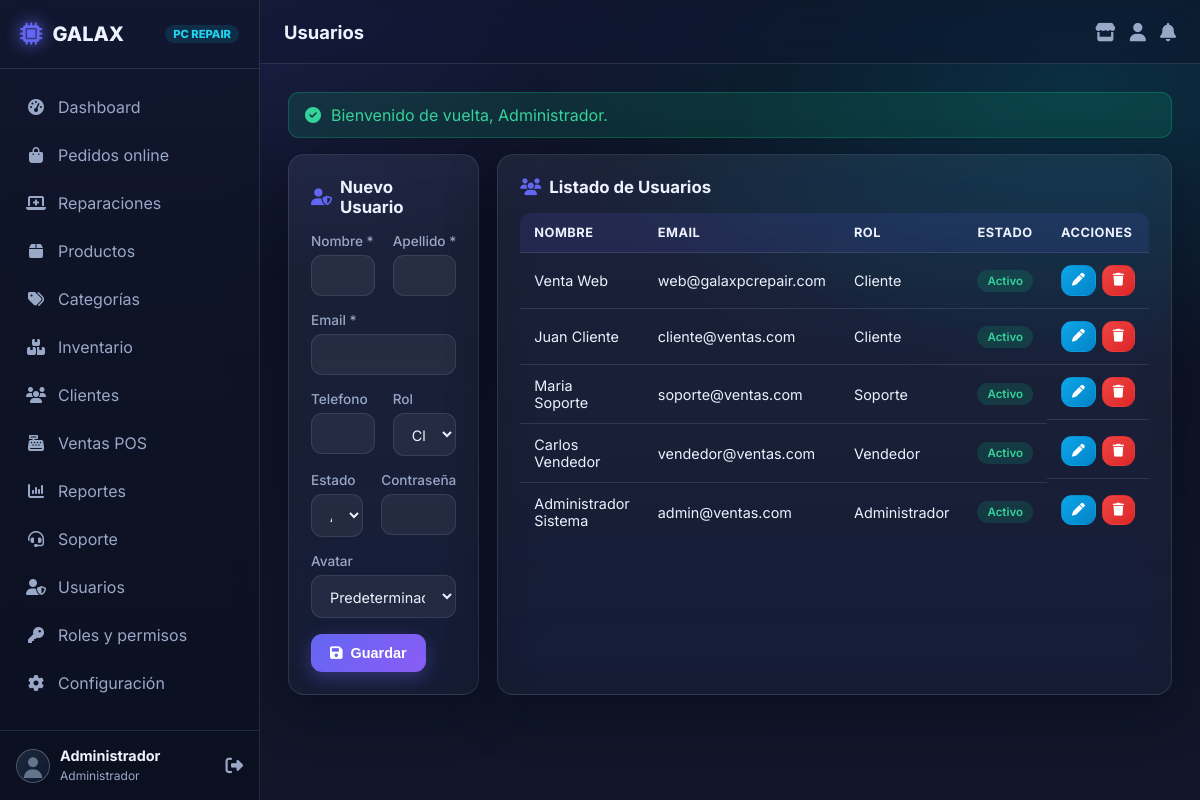
The app's page /modules/users/index.php (signed in) with its own data.
### tables this page shows
CREATE TABLE `usuarios` (
  `id` int(11) NOT NULL AUTO_INCREMENT,
  `nombre` varchar(100) NOT NULL,
  `apellido` varchar(100) NOT NULL,
  `email` varchar(150) NOT NULL,
  `password` varchar(255) NOT NULL,
  `telefono` varchar(20) DEFAULT NULL,
  `direccion` varchar(255) DEFAULT NULL,
  `avatar` varchar(255) DEFAULT NULL,
  `rol_id` int(11) NOT NULL DEFAULT 4,
  `estado` enum('activo','inactivo','bloqueado') NOT NULL DEFAULT 'activo',
  `ultimo_acceso` datetime DEFAULT NULL,
  `created_at` timestamp NOT NULL DEFAULT current_timestamp(),
  `updated_at` timestamp NOT NULL DEFAULT current_timestamp() ON UPDATE current_timestamp(),
  PRIMARY KEY (`id`),
  UNIQUE KEY `email` (`email`),
  KEY `rol_id` (`rol_id`),
  CONSTRAINT `fk_usuarios_rol` FOREIGN KEY (`rol_id`) REFERENCES `roles` (`id`) ON UPDATE CASCADE
);

CREATE TABLE `roles` (
  `id` int(11) NOT NULL AUTO_INCREMENT,
  `nombre` varchar(50) NOT NULL,
  `descripcion` varchar(255) DEFAULT NULL,
  `permisos` text DEFAULT NULL,
  `created_at` timestamp NOT NULL DEFAULT current_timestamp(),
  `updated_at` timestamp NOT NULL DEFAULT current_timestamp() ON UPDATE current_timestamp(),
  PRIMARY KEY (`id`),
  UNIQUE KEY `nombre` (`nombre`)
);

### includes/security.php (called while the page is built, shortened)
<?php
require_once __DIR__ . '/../config/database.php';
function h($value): string
{
    return htmlspecialchars((string)($value ?? ''), ENT_QUOTES | ENT_SUBSTITUTE, 'UTF-8');
}
function flash(string $key, $message = null)
{
    if ($message === null) {
        $value = $_SESSION['flash'][$key] ?? null;
        return $value;
    }
    return null;
}
function isLoggedIn(): bool
{
    return isset($_SESSION['user_id']) && (int)$_SESSION['user_id'] > 0;
}
function currentUser(): ?array
{
    static $user = null;
    if ($user === null) {
        $stmt = db()->prepare(
            'SELECT u.*, r.nombre AS rol_nombre, r.descripcion AS rol_descripcion
               FROM usuarios u JOIN roles r ON u.rol_id = r.id
              WHERE u.id = ? LIMIT 1'
        );
        $stmt->execute([(int)$_SESSION['user_id']]);
        $found = $stmt->fetch();
        $user = $found === false ? null : $found;
    }
    return $user;
}
function currentRole(): string
{
    $user = currentUser();
    return $user['rol_nombre'] ?? 'Invitado';
}
function isAdmin(): bool
{
    return currentRole() === 'Administrador';
}
function effectivePermissions(): array
{
    static $perms = null;
    if ($perms !== null) {
        return $perms;
    }
    $user = currentUser();
    if (isAdmin()) {
        return $perms = ['*'];
    }
    $items = [];
    return $perms = array_values(array_unique($items));
}
function hasPermission(string $permission): bool
{
    $perms = effectivePermissions();
    return in_array('*', $perms, true) || in_array($permission, $perms, true);
}
function requirePermission(string $permission): void
{
    if (!hasPermission($permission)) {
        accessDenied();
    }
}
function normalize_avatar(?string $avatar): string
{
    $value = mb_strtolower(trim((string)$avatar));
    $aliases = [
        'admin' => 'administrador', 'administrator' => 'administrador', 'administradora' => 'mujer',
        'femenino' => 'mujer', 'femenina' => 'mujer', 'female' => 'mujer', 'woman' => 'mujer',
        'masculino' => 'hombre', 'masculina' => 'hombre', 'male' => 'hombre', 'man' => 'hombre',
    ];
    $value = $aliases[$value] ?? $value;
    return isset(AVATAR_FILES[$value]) ? $value : 'neutro';
}
function avatar_url($user = null, ?string $assistant = null): string
{
    $role = is_array($user) ? ($user['rol_nombre'] ?? '') : '';
    $avatar = is_array($user) ? ($user['avatar'] ?? null) : null;
    $key = normalize_avatar($avatar);
    if ($key === 'neutro') {
        return BASE_URL . '/assets/img/neutral-avatar.svg';
    }
    return BASE_URL . '/' . AVATAR_FILES[$key];
}
function avatar_url_from_stored(?string $stored): string
{
    $stored = (string)$stored;
    return avatar_url(['avatar' => $stored]);
}

### config/database.php (called while the page is built, shortened)
<?php
class Database
{
    private static ?Database $instance = null;
    private PDO $pdo;
    private function __construct()
    {
        $dsn = 'mysql:host=' . DB_HOST . ';dbname=' . DB_NAME . ';charset=' . DB_CHARSET;
        try {
            $this->pdo = new PDO($dsn, DB_USER, DB_PASS, [
                PDO::ATTR_ERRMODE            => PDO::ERRMODE_EXCEPTION,
                PDO::ATTR_DEFAULT_FETCH_MODE => PDO::FETCH_ASSOC,
                PDO::ATTR_EMULATE_PREPARES   => false,
                PDO::ATTR_STRINGIFY_FETCHES  => false,
            ]);
            $this->pdo->exec("SET time_zone = '+00:00'");
        } catch (PDOException $e) {
            error_log('[GALAX][DB] ' . $e->getMessage());
            http_response_code(500);
            die('No fue posible conectar con la base de datos. Consulte el registro de errores del servidor.');
        }
    }
    public static function getInstance(): Database
    {
        if (self::$instance === null) {
            self::$instance = new self();
        }
        return self::$instance;
    }
    public function getConnection(): PDO
    {
        return $this->pdo;
    }
}
function db(): PDO
{
    return Database::getInstance()->getConnection();
}

### modules/users/index.php (the view, shortened to what this page needs)
<?php
require_once __DIR__ . '/../../includes/functions.php';
requirePermission('usuarios');
$pageTitle = 'Usuarios';
$usuarios = db()->query("SELECT u.*, r.nombre as rol_nombre FROM usuarios u JOIN roles r ON u.rol_id=r.id ORDER BY u.id DESC")->fetchAll();
$roles = db()->query("SELECT * FROM roles ORDER BY id")->fetchAll();
$edit = null;
require_once __DIR__ . '/../../includes/header.php';
?>
<div class="grid grid-2">
  <div class="card">
    <div class="card-header"><div class="card-title"><i class="fa-solid fa-user-shield"></i> <?= $edit?'Editar':'Nuevo' ?> Usuario</div></div>
    <form method="POST">
      <div class="grid grid-2">
        <div class="form-group"><label class="form-label">Nombre *</label><input name="nombre" class="form-control" required value="<?= h($edit['nombre'] ?? '') ?>"></div>
        <div class="form-group"><label class="form-label">Apellido *</label><input name="apellido" class="form-control" required value="<?= h($edit['apellido'] ?? '') ?>"></div>
      </div>
      <div class="form-group"><label class="form-label">Email *</label><input type="email" name="email" class="form-control" required value="<?= h($edit['email'] ?? '') ?>"></div>
      <div class="grid grid-2">
        <div class="form-group"><label class="form-label">Telefono</label><input name="telefono" class="form-control" value="<?= h($edit['telefono'] ?? '') ?>"></div>
        <div class="form-group">
          <label class="form-label">Rol</label>
          <select name="rol_id" class="form-control">
            <?php foreach ($roles as $r): ?>
              <option value="<?= $r['id'] ?>" <?= (($edit['rol_id'] ?? 4)==$r['id'])?'selected':'' ?>><?= h($r['nombre']) ?></option>
            <?php endforeach; ?>
          </select>
        </div>
      </div>
      <div class="grid grid-2">
        <div class="form-group">
          <label class="form-label">Estado</label>
          <select name="estado" class="form-control">
            <option value="activo" <?= ($edit['estado']??'activo')=='activo'?'selected':'' ?>>Activo</option>
          </select>
        </div>
        <div class="form-group"><label class="form-label">Contraseña <?= $edit?'(dejar vacío para no cambiar)':'' ?></label><input type="password" name="password" class="form-control" minlength="8"></div>
      </div>
      <div class="form-group">
        <label class="form-label">Avatar</label>
        <select name="avatar" class="form-control">
          <option value="">Predeterminado</option>
        </select>
      </div>
      <button class="btn btn-primary"><i class="fa-solid fa-save"></i> Guardar</button>
    </form>
  </div>
  <div class="card">
    <div class="card-header"><div class="card-title"><i class="fa-solid fa-users"></i> Listado de Usuarios</div></div>
    <div class="table-wrap">
      <table>
        <thead><tr><th>Nombre</th><th>Email</th><th>Rol</th><th>Estado</th><th>Acciones</th></tr></thead>
        <tbody>
        <?php foreach ($usuarios as $u): ?>
          <tr>
            <td><?= h($u['nombre'].' '.$u['apellido']) ?></td>
            <td><?= h($u['email']) ?></td>
            <td><?= h($u['rol_nombre']) ?></td>
            <td><?= badgeEstado($u['estado']) ?></td>
            <td style="display:flex;gap:6px;">
              <a href="?edit=<?= $u['id'] ?>" class="btn btn-info btn-sm btn-icon"><i class="fa-solid fa-pen"></i></a>
              <form method="post" onsubmit="return confirm('¿Desactivar este usuario?')" style="margin:0;">
                <button class="btn btn-danger btn-sm btn-icon" type="submit" title="Desactivar"><i class="fa-solid fa-trash"></i></button>
              </form>
            </td>
          </tr>
        <?php endforeach; ?>
        </tbody>
      </table>
    </div>
  </div>
</div>
<?php require_once __DIR__ . '/../../includes/footer.php'; ?>

### includes/header.php (shortened to what this page needs)
<?php
$currentUser = currentUser();
?>
<!DOCTYPE html>
<html lang="es">
<head>
<link rel="stylesheet" href="https://cdnjs.cloudflare.com/ajax/libs/font-awesome/6.5.0/css/all.min.css">
<link rel="stylesheet" href="<?= BASE_URL ?>/assets/css/style.css">
<link rel="stylesheet" href="<?= BASE_URL ?>/assets/css/theme.css">
</head>
<body>
<?php if (isLoggedIn()): ?>
<div class="app">
  <aside class="sidebar" id="sidebar">
    <div class="sidebar-brand">
      <i class="fa-solid fa-microchip"></i>
      <span>GALAX</span><small>PC REPAIR</small>
    </div>
    <nav class="sidebar-nav">
      <a href="<?= BASE_URL ?>/dashboard/index.php" class="nav-item <?= strpos($_SERVER['PHP_SELF'] ?? '', '/dashboard/')!==false?'active':'' ?>"><i class="fa-solid fa-gauge-high"></i><span>Dashboard</span></a>
      <?php if (hasPermission('pedidos')): ?>
      <a href="<?= BASE_URL ?>/modules/orders/index.php" class="nav-item"><i class="fa-solid fa-bag-shopping"></i><span>Pedidos online</span></a>
      <?php endif; ?>
      <?php if (hasPermission('reparaciones')): ?>
      <a href="<?= BASE_URL ?>/modules/repairs/index.php" class="nav-item"><i class="fa-solid fa-laptop-medical"></i><span>Reparaciones</span></a>
      <?php endif; ?>
      <?php if (hasPermission('productos')): ?>
      <a href="<?= BASE_URL ?>/modules/products/index.php" class="nav-item"><i class="fa-solid fa-box"></i><span>Productos</span></a>
      <?php endif; ?>
      <?php if (hasPermission('categorias')): ?>
      <a href="<?= BASE_URL ?>/modules/categories/index.php" class="nav-item"><i class="fa-solid fa-tags"></i><span>Categorías</span></a>
      <?php endif; ?>
      <?php if (hasPermission('inventario')): ?>
      <a href="<?= BASE_URL ?>/modules/inventory/index.php" class="nav-item"><i class="fa-solid fa-boxes-stacked"></i><span>Inventario</span></a>
      <?php endif; ?>
      <?php if (hasPermission('clientes')): ?>
      <a href="<?= BASE_URL ?>/modules/customers/index.php" class="nav-item"><i class="fa-solid fa-users"></i><span>Clientes</span></a>
      <?php endif; ?>
      <?php if (hasPermission('ventas')): ?>
      <a href="<?= BASE_URL ?>/modules/sales/index.php" class="nav-item"><i class="fa-solid fa-cash-register"></i><span>Ventas POS</span></a>
      <?php endif; ?>
      <?php if (hasPermission('reportes')): ?>
      <a href="<?= BASE_URL ?>/modules/reports/index.php" class="nav-item"><i class="fa-solid fa-chart-column"></i><span>Reportes</span></a>
      <?php endif; ?>
      <?php if (hasPermission('soporte')): ?>
      <a href="<?= BASE_URL ?>/modules/support/index.php" class="nav-item"><i class="fa-solid fa-headset"></i><span>Soporte</span></a>
      <?php endif; ?>
      <?php if (hasPermission('usuarios')): ?>
      <a href="<?= BASE_URL ?>/modules/users/index.php" class="nav-item"><i class="fa-solid fa-user-shield"></i><span>Usuarios</span></a>
      <?php endif; ?>
      <?php if (hasPermission('roles')): ?>
      <a href="<?= BASE_URL ?>/modules/roles/index.php" class="nav-item"><i class="fa-solid fa-key"></i><span>Roles y permisos</span></a>
      <?php endif; ?>
      <?php if (hasPermission('configuracion')): ?>
      <a href="<?= BASE_URL ?>/modules/settings/index.php" class="nav-item"><i class="fa-solid fa-gear"></i><span>Configuración</span></a>
      <?php endif; ?>
    </nav>
    <div class="sidebar-footer">
      <div class="user-mini">
        <img class="avatar-img" src="<?= h(avatar_url_from_stored($currentUser['avatar'] ?? null)) ?>" alt="Avatar">
        <div class="info">
          <strong><?= h($currentUser['nombre']) ?></strong>
          <small><?= h($currentUser['rol_nombre']) ?></small>
        </div>
      </div>
      <a href="<?= BASE_URL ?>/auth/logout.php" class="logout-btn" title="Cerrar sesión"><i class="fa-solid fa-right-from-bracket"></i></a>
    </div>
  </aside>
  <div class="main">
    <header class="topbar">
      <div class="topbar-title"><?= h($pageTitle ?? 'Dashboard') ?></div>
      <div class="topbar-actions">
        <a class="icon-btn" href="<?= BASE_URL ?>/shop/index.php" title="Ver tienda"><i class="fa-solid fa-store"></i></a>
        <a class="icon-btn" href="<?= BASE_URL ?>/shop/portal.php" title="Mi cuenta"><i class="fa-solid fa-user"></i></a>
        <a class="icon-btn" href="<?= BASE_URL ?>/modules/support/index.php" title="Soporte">
          <i class="fa-solid fa-bell"></i>
        </a>
      </div>
    </header>
    <main class="content">
      <?php if ($m = flash('success')): ?><div class="alert alert-success animate-in"><i class="fa-solid fa-circle-check"></i> <?= h($m) ?></div><?php endif; ?>
<?php else: ?>
<div class="auth-wrapper" style="background:radial-gradient(900px 500px at 15% -10%,rgba(79,70,229,.25),transparent 60%),linear-gradient(180deg,#080d1f,#0f1732);min-height:100vh;">
<?php endif; ?>

### includes/functions.php (shortened to what this page needs)
<?php
function badgeEstado($estado): string
{
    $map = [
        'activo' => 'success', 'inactivo' => 'secondary', 'bloqueado' => 'danger',
        'pendiente' => 'warning', 'pagado' => 'success', 'cancelado' => 'danger',
        'entregado' => 'info', 'confirmado' => 'success', 'preparando' => 'info',
        'completado' => 'success', 'abierto' => 'primary', 'en_proceso' => 'warning',
        'resuelto' => 'success', 'cerrado' => 'secondary', 'baja' => 'secondary',
        'media' => 'info', 'alta' => 'warning', 'urgente' => 'danger',
        'recibido' => 'info', 'en_diagnostico' => 'warning', 'presupuesto_enviado' => 'info',
        'esperando_aprobacion' => 'warning', 'aprobado' => 'success', 'en_reparacion' => 'primary',
        'esperando_repuestos' => 'warning', 'en_pruebas' => 'info', 'reparado' => 'success',
        'listo_para_entregar' => 'success', 'nueva' => 'primary',
    ];
    $cls = $map[$estado] ?? 'secondary';
    $label = ucfirst(str_replace('_', ' ', (string)$estado));
    return '<span class="badge badge-' . $cls . '">' . h($label) . '</span>';
}

### assets/css/theme.css (style rules this page uses)
:root { --gx-navy: #080d1f; --gx-navy-2: #0f1732; --gx-surface: rgba(255,255,255,.055); --gx-surface-strong: rgba(255,255,255,.09); --gx-border: rgba(148,163,184,.18); --gx-text: #eef2ff; --gx-muted: #9aa8c7; --gx-indigo: #4f46e5; --gx-purple: #7c3aed; --gx-cyan: #22d3ee; --gx-blue: #2563eb; --gx-radius: 16px; --gx-radius-sm: 11px; --gx-shadow: 0 18px 48px rgba(2,6,23,.42); --gx-max: 1240px; --primary: #6366f1; --primary-2: #8b5cf6; --accent: #22d3ee; --border: var(--gx-border); --text: var(--gx-text); --muted: var(--gx-muted); --radius: var(--gx-radius); --radius-sm: var(--gx-radius-sm); --shadow: var(--gx-shadow); }
html { scroll-behavior: smooth; }
.avatar-img { width:34px; height:34px; border-radius:50%; object-fit:cover; border:1px solid rgba(255,255,255,.22); background:#1e293b; }

### records on screen
usuarios: nombre "Administrador", rol.nombre "Administrador", nombre+apellido "Administrador Sistema", email "admin@ventas.com", estado "Activo"
usuarios: nombre+apellido "Venta Web", email "web@galaxpcrepair.com", rol.nombre "Cliente", estado "Activo"
usuarios: nombre+apellido "Juan Cliente", email "cliente@ventas.com", rol.nombre "Cliente", estado "Activo"
usuarios: nombre+apellido "Maria Soporte", email "soporte@ventas.com", rol.nombre "Soporte", estado "Activo"
usuarios: nombre+apellido "Carlos Vendedor", email "vendedor@ventas.com", rol.nombre "Vendedor", estado "Activo"

### other values on screen
$pageTitle "Usuarios"
$m "Bienvenido de vuelta, Administrador."
form field rol_id "Cliente"
